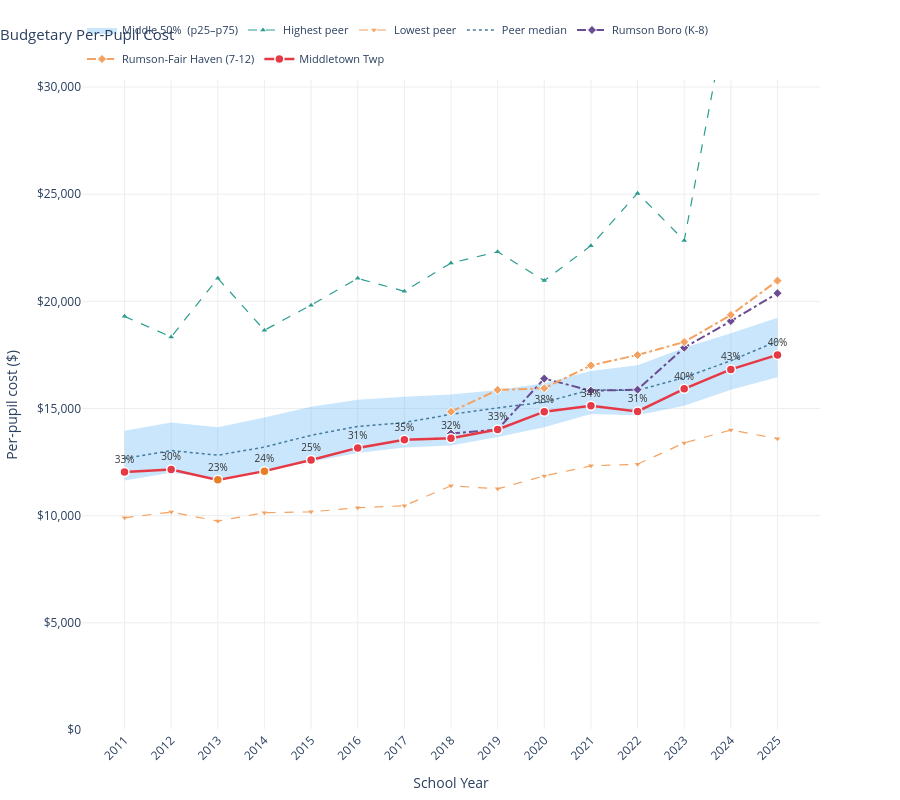

Notebook code for this chart:
### Markdown cell above
---
## Overall Spending

### Code cell
sigma_chart('Budgetary Per-Pupil Cost', '$', 'Per-pupil cost ($)').show()

### Figure 1 — Plotly figure (JSON) as saved in the notebook; plotly's stock layout.template omitted (floating-point values rounded to 4 significant figures)
{"data": [{"hoverinfo": "skip", "line": {"width": 0}, "mode": "lines", "showlegend": false, "type": "scatter", "x": [2011, 2012, 2013, 2014, 2015, 2016, 2017, 2018, 2019, 2020, 2021, 2022, 2023, 2024, 2025], "y": [13970.0, 14350.0, 14130.0, 14580.0, 15090.0, 15400.0, 15550.0, 15660.0, 15870.0, 16180.0, 16750.0, 17020.0, 17840.0, 18510.0, 19240.0]}, {"fill": "tonexty", "fillcolor": "rgba(66,165,245,0.28)", "hoverinfo": "skip", "legendgroup": "bands", "line": {"width": 0}, "mode": "lines", "name": "Middle 50%  (p25–p75)", "showlegend": true, "type": "scatter", "x": [2011, 2012, 2013, 2014, 2015, 2016, 2017, 2018, 2019, 2020, 2021, 2022, 2023, 2024, 2025], "y": [11640.0, 12000.0, 11740.0, 12110.0, 12510.0, 12930.0, 13190.0, 13280.0, 13670.0, 14130.0, 14740.0, 14690.0, 15120.0, 15880.0, 16460.0]}, {"hovertemplate": "<b>%{x}</b><br>Highest: %{text}<extra>Highest peer</extra>", "line": {"color": "#2A9D8F", "dash": "dash", "width": 1.2}, "marker": {"color": "#2A9D8F", "size": 5, "symbol": "triangle-up"}, "mode": "lines+markers", "name": "Highest peer", "text": ["$19,301 — PLEASANTVILLE CITY", "$18,340 — EAST ORANGE", "$21,076 — PLEASANTVILLE CITY", "$18,654 — CAMDEN CITY", "$19,824 — CAMDEN CITY", "$21,073 — CAMDEN CITY", "$20,472 — TEANECK TWP", "$21,789 — Camden City", "$22,313 — Camden City", "$20,968 — Pemberton Twp", "$22,598 — Camden City", "$25,050 — Plainfield City", "$22,839 — Camden City", "$34,334 — Perth Amboy City", "$34,625 — Perth Amboy City"], "type": "scatter", "x": [2011, 2012, 2013, 2014, 2015, 2016, 2017, 2018, 2019, 2020, 2021, 2022, 2023, 2024, 2025], "y": [19300.0, 18340.0, 21080.0, 18650.0, 19820.0, 21070.0, 20470.0, 21790.0, 22310.0, 20970.0, 22600.0, 25050.0, 22840.0, 34330.0, 34620.0]}, {"hovertemplate": "<b>%{x}</b><br>Lowest: %{text}<extra>Lowest peer</extra>", "line": {"color": "#F4A261", "dash": "dash", "width": 1.2}, "marker": {"color": "#F4A261", "size": 5, "symbol": "triangle-down"}, "mode": "lines+markers", "name": "Lowest peer", "text": ["$9,901 — TOMS RIVER REGIONAL", "$10,168 — MONROE TWP", "$9,748 — HAMMONTON TOWN", "$10,139 — HAMMONTON TOWN", "$10,179 — HAMMONTON TOWN", "$10,370 — HAMMONTON TOWN", "$10,465 — HAMMONTON TOWN", "$11,394 — Sayreville Boro", "$11,253 — Hammonton Town", "$11,853 — Sayreville Boro", "$12,324 — Edison Twp", "$12,402 — Monroe Twp", "$13,394 — Edison Twp", "$13,999 — Toms River Regional", "$13,595 — Edison Twp"], "type": "scatter", "x": [2011, 2012, 2013, 2014, 2015, 2016, 2017, 2018, 2019, 2020, 2021, 2022, 2023, 2024, 2025], "y": [9901.0, 10170.0, 9748.0, 10140.0, 10180.0, 10370.0, 10460.0, 11390.0, 11250.0, 11850.0, 12320.0, 12400.0, 13390.0, 14000.0, 13600.0]}, {"hovertemplate": "<b>%{x}</b><br>Peer median: %{text}<extra>Peer median</extra>", "line": {"color": "#457B9D", "dash": "dot", "width": 1.5}, "mode": "lines", "name": "Peer median", "text": ["$12,670", "$13,040", "$12,821", "$13,203", "$13,751", "$14,166", "$14,344", "$14,729", "$15,028", "$15,299", "$15,870", "$15,846", "$16,446", "$17,231", "$18,147"], "type": "scatter", "x": [2011, 2012, 2013, 2014, 2015, 2016, 2017, 2018, 2019, 2020, 2021, 2022, 2023, 2024, 2025], "y": [12670.0, 13040.0, 12820.0, 13200.0, 13750.0, 14170.0, 14340.0, 14730.0, 15030.0, 15300.0, 15870.0, 15850.0, 16450.0, 17230.0, 18150.0]}, {"hovertemplate": "<b>%{x}</b><br>Rumson Boro (K-8): %{text}<extra>Rumson Boro (K-8)</extra>", "line": {"color": "#6A4C93", "dash": "dashdot", "width": 2}, "marker": {"color": "#6A4C93", "line": {"color": "white", "width": 1}, "size": 7, "symbol": "diamond"}, "mode": "lines+markers", "name": "Rumson Boro (K-8)", "text": ["N/A", "N/A", "N/A", "N/A", "N/A", "N/A", "N/A", "$13,837", "$14,022", "$16,397", "$15,832", "$15,881", "$17,836", "$19,082", "$20,379"], "type": "scatter", "x": [2011, 2012, 2013, 2014, 2015, 2016, 2017, 2018, 2019, 2020, 2021, 2022, 2023, 2024, 2025], "y": [NaN, NaN, NaN, NaN, NaN, NaN, NaN, 13840.0, 14020.0, 16400.0, 15830.0, 15880.0, 17840.0, 19080.0, 20380.0]}, {"hovertemplate": "<b>%{x}</b><br>Rumson-Fair Haven (7-12): %{text}<extra>Rumson-Fair Haven (7-12)</extra>", "line": {"color": "#F4A261", "dash": "dashdot", "width": 2}, "marker": {"color": "#F4A261", "line": {"color": "white", "width": 1}, "size": 7, "symbol": "diamond"}, "mode": "lines+markers", "name": "Rumson-Fair Haven (7-12)", "text": ["N/A", "N/A", "N/A", "N/A", "N/A", "N/A", "N/A", "$14,851", "$15,866", "$15,946", "$17,012", "$17,499", "$18,103", "$19,367", "$20,967"], "type": "scatter", "x": [2011, 2012, 2013, 2014, 2015, 2016, 2017, 2018, 2019, 2020, 2021, 2022, 2023, 2024, 2025], "y": [NaN, NaN, NaN, NaN, NaN, NaN, NaN, 14850.0, 15870.0, 15950.0, 17010.0, 17500.0, 18100.0, 19370.0, 20970.0]}, {"customdata": ["$12,042<br>33th percentile  (within peer IQR)<br>vs 105 peer districts", "$12,158<br>30th percentile  (within peer IQR)<br>vs 105 peer districts", "$11,671<br>23th percentile  (below peer IQR)<br>vs 105 peer districts", "$12,078<br>24th percentile  (below peer IQR)<br>vs 102 peer districts", "$12,599<br>25th percentile  (within peer IQR)<br>vs 102 peer districts", "$13,162<br>31th percentile  (within peer IQR)<br>vs 102 peer districts", "$13,540<br>35th percentile  (within peer IQR)<br>vs 100 peer districts", "$13,613<br>32th percentile  (within peer IQR)<br>vs 97 peer districts", "$14,021<br>33th percentile  (within peer IQR)<br>vs 96 peer districts", "$14,854<br>38th percentile  (within peer IQR)<br>vs 93 peer districts", "$15,133<br>34th percentile  (within peer IQR)<br>vs 91 peer districts", "$14,866<br>31th percentile  (within peer IQR)<br>vs 91 peer districts", "$15,918<br>40th percentile  (within peer IQR)<br>vs 94 peer districts", "$16,826<br>43th percentile  (within peer IQR)<br>vs 95 peer districts", "$17,503<br>40th percentile  (within peer IQR)<br>vs 95 peer districts"], "hovertemplate": "<b>%{x}</b><br>Middletown: %{customdata}<extra>Middletown</extra>", "line": {"color": "#E63946", "width": 2.5}, "marker": {"color": ["#E63946", "#E63946", "#E97D23", "#E97D23", "#E63946", "#E63946", "#E63946", "#E63946", "#E63946", "#E63946", "#E63946", "#E63946", "#E63946", "#E63946", "#E63946"], "line": {"color": "white", "width": 1.5}, "size": 9}, "mode": "lines+markers+text", "name": "Middletown Twp", "text": ["33%", "30%", "23%", "24%", "25%", "31%", "35%", "32%", "33%", "38%", "34%", "31%", "40%", "43%", "40%"], "textfont": {"color": "#333", "size": 10}, "textposition": "top center", "type": "scatter", "x": [2011, 2012, 2013, 2014, 2015, 2016, 2017, 2018, 2019, 2020, 2021, 2022, 2023, 2024, 2025], "y": [12040.0, 12160.0, 11670.0, 12080.0, 12600.0, 13160.0, 13540.0, 13610.0, 14020.0, 14850.0, 15130.0, 14870.0, 15920.0, 16830.0, 17500.0]}], "layout": {"height": 800, "hovermode": "x unified", "legend": {"font": {"size": 11}, "orientation": "h", "x": 0, "xanchor": "left", "y": 1.01, "yanchor": "bottom"}, "margin": {"b": 60, "l": 80, "r": 80, "t": 80}, "paper_bgcolor": "white", "plot_bgcolor": "white", "title": {"font": {"size": 15}, "text": "Budgetary Per-Pupil Cost", "x": 0}, "xaxis": {"dtick": 1, "gridcolor": "#eee", "tickangle": -45, "title": {"text": "School Year"}}, "yaxis": {"gridcolor": "#eee", "range": [0, 30330.0], "tickformat": ",", "tickprefix": "$", "title": {"text": "Per-pupil cost ($)"}}}}
